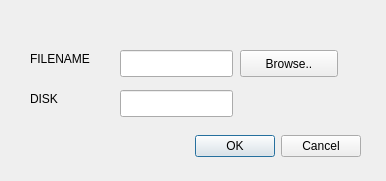
<?xml version="1.0" encoding="UTF-8"?>
<ui version="4.0">
 <class>add_song</class>
 <widget class="QDialog" name="add_song">
  <property name="geometry">
   <rect>
    <x>0</x>
    <y>0</y>
    <width>386</width>
    <height>181</height>
   </rect>
  </property>
  <property name="windowTitle">
   <string>Dialog</string>
  </property>
  <widget class="QDialogButtonBox" name="buttonBox">
   <property name="geometry">
    <rect>
     <x>20</x>
     <y>130</y>
     <width>341</width>
     <height>32</height>
    </rect>
   </property>
   <property name="orientation">
    <enum>Qt::Horizontal</enum>
   </property>
   <property name="standardButtons">
    <set>QDialogButtonBox::Cancel|QDialogButtonBox::Ok</set>
   </property>
  </widget>
  <widget class="QLineEdit" name="le_file">
   <property name="geometry">
    <rect>
     <x>120</x>
     <y>50</y>
     <width>113</width>
     <height>27</height>
    </rect>
   </property>
  </widget>
  <widget class="QLineEdit" name="le_disk">
   <property name="geometry">
    <rect>
     <x>120</x>
     <y>90</y>
     <width>113</width>
     <height>27</height>
    </rect>
   </property>
  </widget>
  <widget class="QLabel" name="label">
   <property name="geometry">
    <rect>
     <x>30</x>
     <y>50</y>
     <width>91</width>
     <height>17</height>
    </rect>
   </property>
   <property name="text">
    <string>FILENAME</string>
   </property>
  </widget>
  <widget class="QLabel" name="label_2">
   <property name="geometry">
    <rect>
     <x>30</x>
     <y>90</y>
     <width>91</width>
     <height>17</height>
    </rect>
   </property>
   <property name="text">
    <string>DISK</string>
   </property>
  </widget>
  <widget class="QPushButton" name="Browse">
   <property name="geometry">
    <rect>
     <x>240</x>
     <y>50</y>
     <width>98</width>
     <height>27</height>
    </rect>
   </property>
   <property name="text">
    <string>Browse..</string>
   </property>
  </widget>
 </widget>
 <resources/>
 <connections>
  <connection>
   <sender>buttonBox</sender>
   <signal>accepted()</signal>
   <receiver>add_song</receiver>
   <slot>accept()</slot>
   <hints>
    <hint type="sourcelabel">
     <x>248</x>
     <y>254</y>
    </hint>
    <hint type="destinationlabel">
     <x>157</x>
     <y>274</y>
    </hint>
   </hints>
  </connection>
  <connection>
   <sender>buttonBox</sender>
   <signal>rejected()</signal>
   <receiver>add_song</receiver>
   <slot>reject()</slot>
   <hints>
    <hint type="sourcelabel">
     <x>316</x>
     <y>260</y>
    </hint>
    <hint type="destinationlabel">
     <x>286</x>
     <y>274</y>
    </hint>
   </hints>
  </connection>
 </connections>
</ui>
